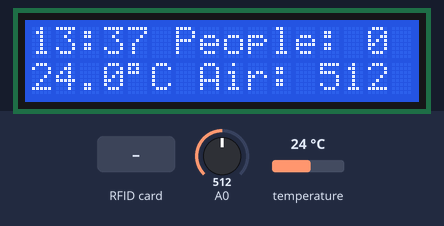
This sketch was run on a simulated Arduino Uno, built with avr-gcc and run on an emulated ATmega328P. Shown: 16×2 character LCD. The test bench sets the inputs (shaded band); at power-on: temperature 24 °C, A0 = 512. What the sketch prints to the serial monitor is not drawn.

Above: at 1.3 s.
1.4 s: temperature set to 12 °C
At 2.4 s:
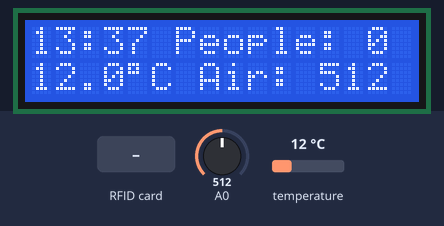
2.9 s: RFID card 5E 7A 19 C4 held to the reader
At 4.3 s:
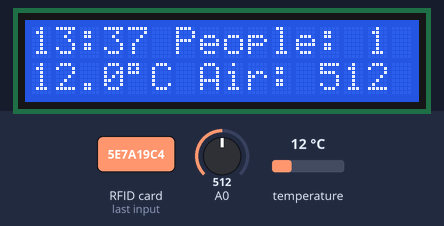
4.6 s: A0 set to 716
At 5.0 s:
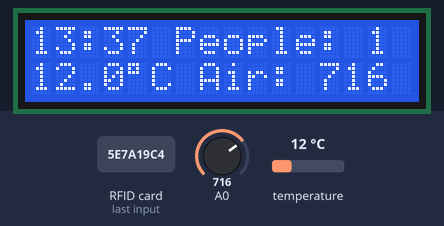
6.1 s: temperature set to 19 °C
At 7.3 s:
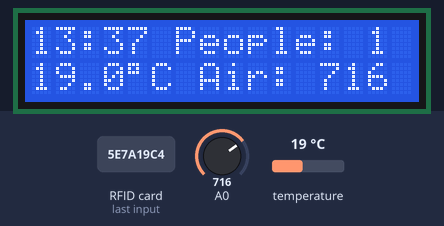
7.6 s: A0 set to 900
At 8.0 s:
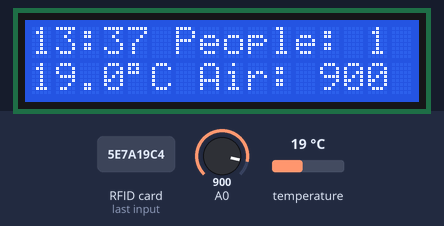
9.1 s: temperature set to 28 °C
At 9.8 s:
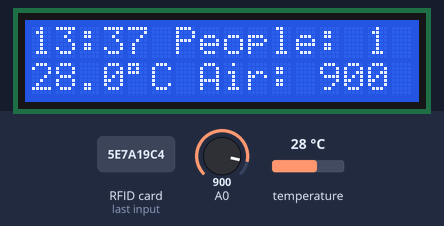
Timing chart, 0 to 11.6 s (numbered marks = the images above; inputs shaded):
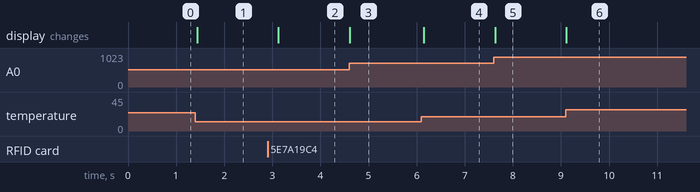

The sketch:

Safety_Screen.ino
```cpp
// Built-In libraries
#include <SPI.h>
#include <Wire.h>

// Additional libraries
#include <LiquidCrystal.h>
#include <MFRC522.h>
#include <Adafruit_BMP280.h>


/* ============================================================================================= */
/* Structures, Classes, Global variables, Function declarations */


// Initialize the LCD display
const int rs = 7, en = 6, d4 = 5, d5 = 4, d6 = 3, d7 = 2;
LiquidCrystal lcd(rs, en, d4, d5, d6, d7);

// Initialize the RFID readers
const int rst_pin = 9;
const int outside_pin = 10;
const int inside_pin = 8;
MFRC522 mfrc522_outside(outside_pin, rst_pin);
MFRC522 mfrc522_inside(inside_pin, rst_pin);

Adafruit_BMP280 bmp;


String cards[30];
unsigned int people_count = 0;


String getUid(MFRC522 &mfrc522_instance);


/* ============================================================================================= */


void setup() {

    Serial.begin(9600);
    pinMode(A0, INPUT);

    SPI.begin();      // Initiate  SPI bus

    // Set up the LCD's number of columns and rows
    lcd.begin(16, 2);

    // Initialize MFRC522
    mfrc522_outside.PCD_Init();
    mfrc522_inside.PCD_Init();
    mfrc522_outside.PCD_DumpVersionToSerial();  // Show details of PCD - MFRC522 Card Reader details
    mfrc522_inside.PCD_DumpVersionToSerial();  // Show details of PCD - MFRC522 Card Reader details

    // Initialize BMP280
    bmp.begin(0x76);
    bmp.setSampling(Adafruit_BMP280::MODE_NORMAL,     // Operating Mode.
                    Adafruit_BMP280::SAMPLING_X2,     // Temp. oversampling
                    Adafruit_BMP280::SAMPLING_X16,    // Pressure oversampling
                    Adafruit_BMP280::FILTER_X16,      // Filtering.
                    Adafruit_BMP280::STANDBY_MS_500); // Standby time.

    // Set up the LCD display layout
    // These are messages that only need to be printed once
    lcd.setCursor(0, 0);
    lcd.print("13:37");
    lcd.setCursor(6, 0);
    lcd.print("People: ");
    lcd.setCursor(4, 1);
    lcd.print("\xDF""C");   // Celsius symbol
    lcd.setCursor(7, 1);
    lcd.print("Air: ");

    for(int i = 0; i < 30; i++) {
        cards[i] = "";      // Empty spaces are marked with an empty string
    }
}

/* --------------------------------------------------------------------------------------------- */

void loop() {

    lcd.setCursor(0, 0);
    lcd.print("13:37");   // We don't have a clock module yet so just print an example time
    lcd.setCursor(0, 1);
    lcd.print(bmp.readTemperature(), 1);
    lcd.setCursor(12, 1);
    lcd.print(analogRead(A0));
    lcd.print("    ");  // to clear the previous value
    lcd.setCursor(14, 0);
    lcd.print(people_count);
    lcd.print("   ");    // to clear the previous value


    if (mfrc522_outside.PICC_IsNewCardPresent()) {
        // Found chip/card on the outside reader

        // Check how many cards have been read
        if(people_count == 30) {
            return;     // No more cards can be read
        }

        // Select the card/chip
        if (!mfrc522_outside.PICC_ReadCardSerial()) {
            return;
        }

        // Check if the Uid of the card/chip has already been read
        String Uid = getUid(mfrc522_outside);
        for(int i = 0; i < people_count; i++) {
            if(cards[i] == Uid) {
                return;     // The card/chip has already been read
            }
        }

        Serial.print("OUT: " + Uid + "\n");

        for(int i = 0; i < 30; i++) {
            if(cards[i] == "") {
                cards[i] = Uid;     // Put the new card in the first empty space
                break;
            }
        }
        people_count++;

    }else if(mfrc522_inside.PICC_IsNewCardPresent()) {
        // Found chip/card on the inside reader

        // Select the card/chip
        if (!mfrc522_inside.PICC_ReadCardSerial()) {
            return;
        }

        // Check if the Uid of the card/chip has been read
        String Uid = getUid(mfrc522_inside);
        for(int i = 0; i < 30; i++) {
            if(cards[i] == Uid) {
                Serial.print("IN: " + Uid + "\n");
                cards[i] = "";
                if(people_count >= 1) people_count--;
            }
        }

    }else {
        return;     // No card/chip found on either of the readers
    }

    delay(200);                         // wait 200ms for next reading
}


/* ============================================================================================= */
/* Function definitions */


String getUid(MFRC522 &mfrc522_instance) {
    String Uid = "";
    for(int i = 0; i < mfrc522_instance.uid.size; i++) {
        Uid += String(mfrc522_instance.uid.uidByte[i], HEX);
    }
    return Uid;
}


/* ============================================================================================= */
```

Measured:
- after the input at 1.4 s, the display: changes at once (image 1)
- after the input at 2.9 s, the display: changes after 0.23 s (image 2)
- after the input at 4.6 s, the display: changes at once (image 3)
- after the input at 6.1 s, the display: changes after 0.05 s (image 4)
- after the input at 7.6 s, the display: changes at once (image 5)
- after the input at 9.1 s, the display: changes at once (image 6)
